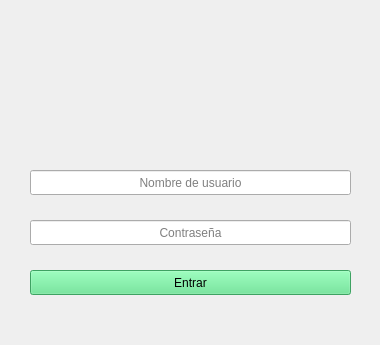
<?xml version="1.0" encoding="UTF-8"?>
<ui version="4.0">
 <class>FrmLogin</class>
 <widget class="QMainWindow" name="FrmLogin">
  <property name="geometry">
   <rect>
    <x>0</x>
    <y>0</y>
    <width>380</width>
    <height>345</height>
   </rect>
  </property>
  <property name="maximumSize">
   <size>
    <width>380</width>
    <height>345</height>
   </size>
  </property>
  <property name="windowTitle">
   <string>Inicio de sesión</string>
  </property>
  <property name="windowIcon">
   <iconset theme="HR">
    <normaloff>.</normaloff>.</iconset>
  </property>
  <widget class="QWidget" name="centralwidget">
   <widget class="QLineEdit" name="le_usuario">
    <property name="geometry">
     <rect>
      <x>30</x>
      <y>170</y>
      <width>321</width>
      <height>25</height>
     </rect>
    </property>
    <property name="alignment">
     <set>Qt::AlignCenter</set>
    </property>
    <property name="placeholderText">
     <string>Nombre de usuario</string>
    </property>
   </widget>
   <widget class="QLineEdit" name="le_contrasena">
    <property name="geometry">
     <rect>
      <x>30</x>
      <y>220</y>
      <width>321</width>
      <height>25</height>
     </rect>
    </property>
    <property name="echoMode">
     <enum>QLineEdit::Password</enum>
    </property>
    <property name="alignment">
     <set>Qt::AlignCenter</set>
    </property>
    <property name="placeholderText">
     <string>Contraseña</string>
    </property>
   </widget>
   <widget class="QPushButton" name="btn_entrar">
    <property name="geometry">
     <rect>
      <x>30</x>
      <y>270</y>
      <width>321</width>
      <height>25</height>
     </rect>
    </property>
    <property name="styleSheet">
     <string notr="true">background-color: rgb(87, 227, 137);</string>
    </property>
    <property name="text">
     <string>Entrar</string>
    </property>
   </widget>
   <widget class="QLabel" name="lbl_logo">
    <property name="geometry">
     <rect>
      <x>130</x>
      <y>20</y>
      <width>131</width>
      <height>131</height>
     </rect>
    </property>
    <property name="text">
     <string/>
    </property>
    <property name="pixmap">
     <pixmap resource="../recursos/iconosApp.qrc">:/logoLogin/HrLogo128.png</pixmap>
    </property>
   </widget>
  </widget>
 </widget>
 <resources>
  <include location="../recursos/iconosApp.qrc"/>
 </resources>
 <connections/>
</ui>
